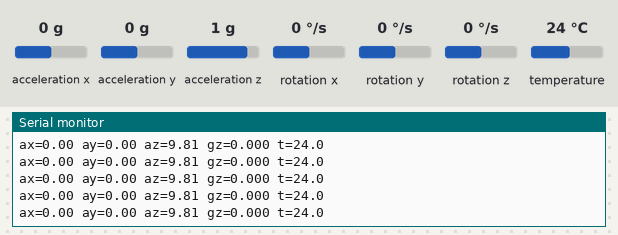
A sketch run on a simulated Arduino Uno, built with avr-gcc and run on an emulated ATmega328P. Shown: the last lines printed to the serial monitor. Inputs (shaded band) come from the test bench; at power-on: acceleration x 0 g, acceleration y 0 g, acceleration z 1 g, rotation z 0 °/s, temperature 24 °C, rotation x 0 °/s, rotation y 0 °/s.

Above: at 1.2 s.
1.3 s: acceleration x set to -1.4 g
At 1.32 s:
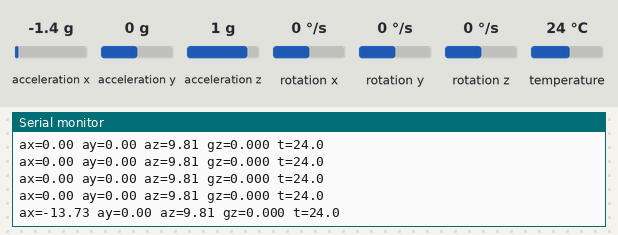
2.8 s: acceleration y set to -1.4 g
At 2.84 s:
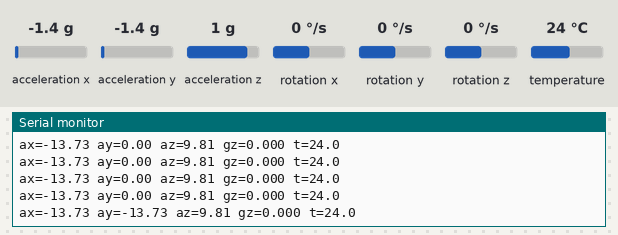
4.3 s: acceleration z set to -1.4 g
At 4.32 s:
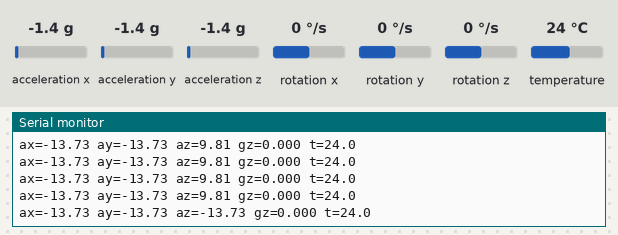
5.8 s: rotation z set to -192 °/s
At 5.85 s:
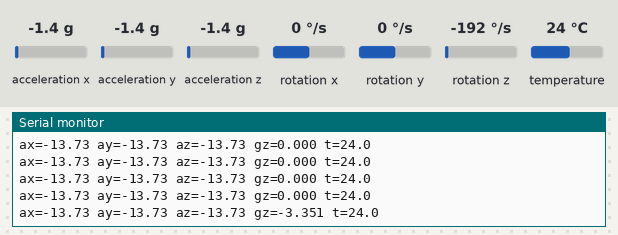
7.3 s: temperature set to 12 °C
At 7.32 s:
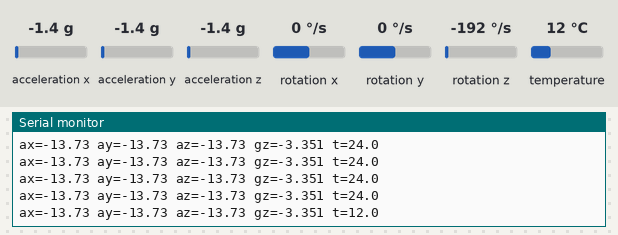

Measured:
- after the input at 1.3 s, the serial monitor: prints a new line at once (image 1)
- after the input at 2.8 s, the serial monitor: prints a new line at once (image 2)
- after the input at 4.3 s, the serial monitor: prints a new line at once (image 3)
- after the input at 5.8 s, the serial monitor: prints a new line at once (image 4)
- after the input at 7.3 s, the serial monitor: prints a new line at once (image 5)

The sketch:

dev_mpu6050.ino
```cpp
// lib_deps: adafruit/Adafruit MPU6050, adafruit/Adafruit Unified Sensor
// Prints acceleration (m/s^2) and temperature from an MPU-6050 at 0x68.
#include <Adafruit_MPU6050.h>
#include <Adafruit_Sensor.h>
#include <Wire.h>
Adafruit_MPU6050 mpu;
void setup() {
  Serial.begin(115200);
  if (!mpu.begin()) { Serial.println("no mpu"); for (;;) {} }
  mpu.setAccelerometerRange(MPU6050_RANGE_4_G);
  Serial.println("mpu ok");
}
void loop() {
  sensors_event_t a, g, t;
  mpu.getEvent(&a, &g, &t);
  Serial.print("ax="); Serial.print(a.acceleration.x, 2);
  Serial.print(" ay="); Serial.print(a.acceleration.y, 2);
  Serial.print(" az="); Serial.print(a.acceleration.z, 2);
  Serial.print(" gz="); Serial.print(g.gyro.z, 3);
  Serial.print(" t="); Serial.println(t.temperature, 1);
  delay(50);
}
```
